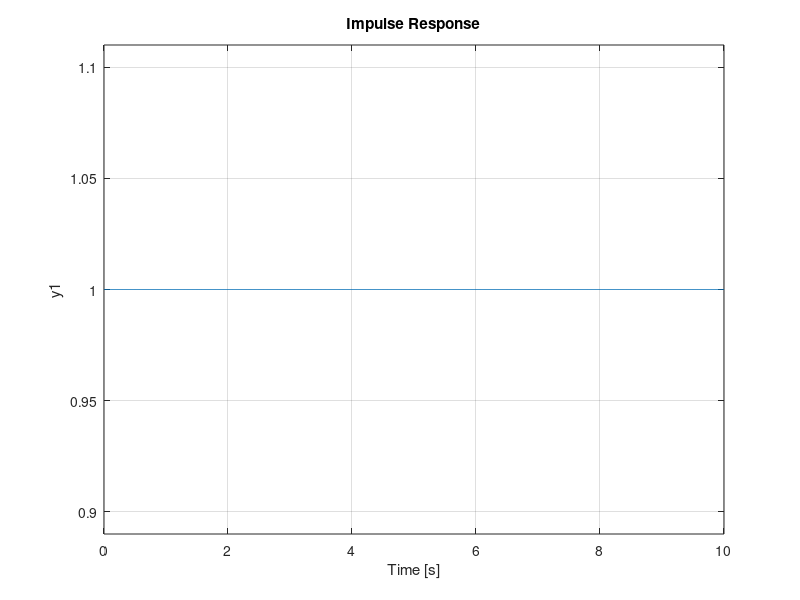
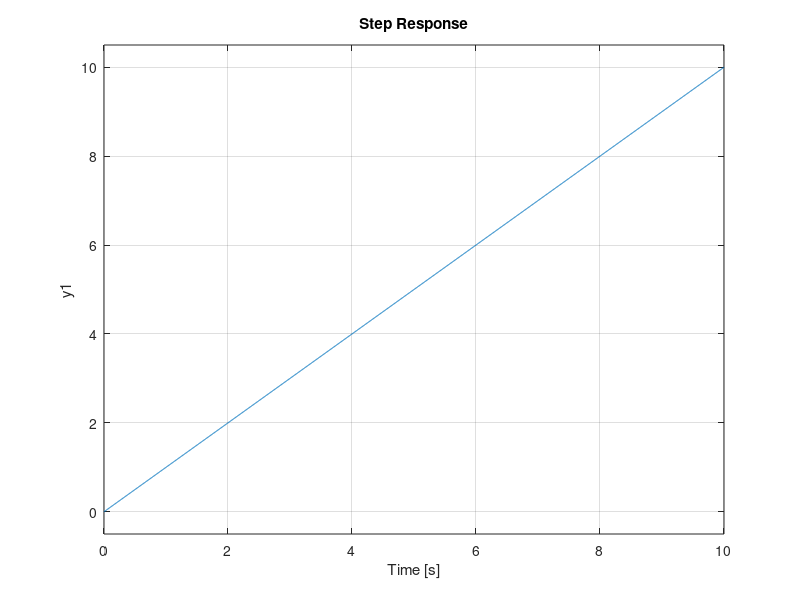

These charts were generated, in order, by the following MATLAB code:
clear
clc
close all

X = tf([1],[1 0])

%%%This is wrong on OCtave - should be 1
%%%This should be ok on MATLAB
impulse(X)

%%%This should produce x = t
%%%This works on MATLAB and Octave
figure()
step(X)
